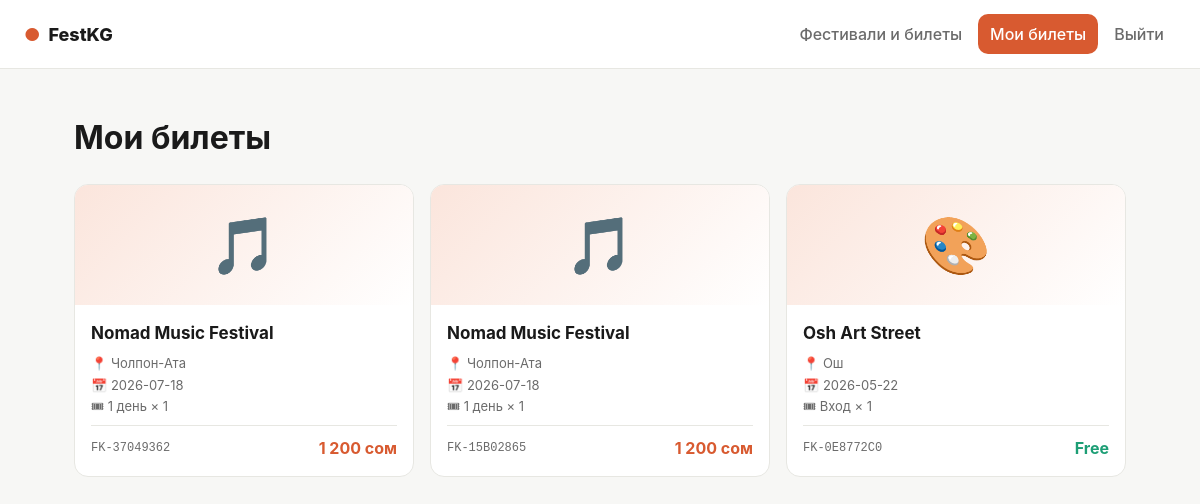
The page /my-tickets (signed in) on the database its author committed.
### tables this page shows
CREATE TABLE tickets (
    id INTEGER PRIMARY KEY AUTOINCREMENT,
    code TEXT UNIQUE NOT NULL,
    user_id INTEGER NOT NULL REFERENCES users(id) ON DELETE CASCADE,
    festival_id INTEGER NOT NULL REFERENCES festivals(id) ON DELETE CASCADE,
    tariff_id INTEGER NOT NULL REFERENCES tariffs(id) ON DELETE CASCADE,
    quantity INTEGER NOT NULL DEFAULT 1,
    total_price INTEGER NOT NULL DEFAULT 0,
    status TEXT NOT NULL DEFAULT 'paid',
    created_at TEXT NOT NULL DEFAULT CURRENT_TIMESTAMP
);

CREATE TABLE festivals (
    id INTEGER PRIMARY KEY AUTOINCREMENT,
    slug TEXT UNIQUE NOT NULL,
    name TEXT NOT NULL,
    city TEXT NOT NULL,
    start_date TEXT NOT NULL,
    end_date TEXT NOT NULL,
    duration_days INTEGER NOT NULL DEFAULT 1,
    duration_label TEXT,
    categories TEXT NOT NULL,
    description TEXT,
    cover_emoji TEXT NOT NULL DEFAULT '🎪'
);

CREATE TABLE tariffs (
    id INTEGER PRIMARY KEY AUTOINCREMENT,
    festival_id INTEGER NOT NULL REFERENCES festivals(id) ON DELETE CASCADE,
    name TEXT NOT NULL,
    price INTEGER NOT NULL DEFAULT 0,
    description TEXT,
    seats_left INTEGER NOT NULL DEFAULT 100
);

### app.py (the view)
@app.route("/my-tickets")
@login_required
def my_tickets():
    db = get_db()
    rows = db.execute("""
        SELECT tk.*, f.name fname, f.city fcity, f.start_date fstart,
               f.cover_emoji emoji, t.name tname, t.price tprice
        FROM tickets tk
        JOIN festivals f ON f.id=tk.festival_id
        JOIN tariffs t ON t.id=tk.tariff_id
        WHERE tk.user_id=?
        ORDER BY tk.created_at DESC
    """, (session["user_id"],)).fetchall()
    return render_template("my_tickets.html", tickets=rows)

### app.py (called while the page is built)
def get_db():
    if "db" not in g:
        g.db = sqlite3.connect(DB_PATH)
        g.db.row_factory = sqlite3.Row
        g.db.execute("PRAGMA foreign_keys = ON")
    return g.db

def current_user():
    uid = session.get("user_id")
    if not uid:
        return None
    return get_db().execute("SELECT * FROM users WHERE id=?", (uid,)).fetchone()

def login_required(f):
    @wraps(f)
    def w(*a, **kw):
        if not session.get("user_id"):
            flash("Войдите, чтобы продолжить", "warn")
            return redirect(url_for("login", next=request.path))
        return f(*a, **kw)
    return w

@app.context_processor
def inject_globals():
    def fmt_money(v):
        try:
            return f"{int(v):,}".replace(",", " ")
        except Exception:
            return str(v)
    return {"current_user": current_user(), "fmt_money": fmt_money}

### templates/my_tickets.html (shortened to what this page needs)
{% extends "base.html" %}
{% block content %}
<div class="container">
  <h1>Мои билеты</h1>
  <div class="grid">
    {% for tk in tickets %}
      <a class="card" href="{{ url_for('ticket_view', ticket_id=tk.id) }}" style="color:inherit;text-decoration:none;">
        <div class="card-cover">{{ tk.emoji }}</div>
        <div class="card-body">
          <h3>{{ tk.fname }}</h3>
          <div class="meta">
            <span>📍 {{ tk.fcity }}</span>
            <span>📅 {{ tk.fstart }}</span>
            <span>🎟 {{ tk.tname }} × {{ tk.quantity }}</span>
          </div>
          <div class="price-row">
            <span style="font-family:monospace;font-size:12px;color:var(--text-soft);">{{ tk.code }}</span>
            <span class="price {% if tk.total_price == 0 %}free{% endif %}">
              {% if tk.total_price > 0 %}{{ fmt_money(tk.total_price) }} сом{% else %}Free{% endif %}
            </span>
          </div>
        </div>
      </a>
    {% endfor %}
  </div>
</div>
{% endblock %}

### static/styles.css (style rules this page uses)
:root { --bg: #f7f7f5; --surface: #ffffff; --border: #e7e7e2; --text: #1a1a1a; --text-soft: #6b6b6b; --coral: #D85A30; --coral-soft: #fbe5dc; --green: #1D9E75; --green-soft: #d8efe4; --warn: #c98a00; --error: #c0392b; --shadow: 0 1px 2px rgba(0,0,0,.04), 0 4px 16px rgba(0,0,0,.04); --radius: 14px; }
* { box-sizing: border-box; }
html, body { margin: 0; padding: 0; }
body { font-family: -apple-system, BlinkMacSystemFont, "Segoe UI", Roboto, Inter, sans-serif; background: var(--bg); color: var(--text); line-height: 1.5; }
a { color: var(--coral); text-decoration: none; }
.container { max-width: 1100px; margin: 0 auto; padding: 24px; }
.grid { display: grid; gap: 16px; grid-template-columns: repeat(auto-fill, minmax(280px, 1fr)); }
.card { background: var(--surface); border: 1px solid var(--border); border-radius: var(--radius); overflow: hidden; display: flex; flex-direction: column; transition: transform .15s, box-shadow .15s; }
.card-cover { height: 120px; display: grid; place-items: center; background: linear-gradient(135deg, var(--coral-soft), var(--surface)); font-size: 56px; }
.card-body { padding: 16px; display: flex; flex-direction: column; gap: 8px; flex: 1; }
.card h3 { margin: 0; font-size: 17px; }
.card .meta { color: var(--text-soft); font-size: 13px; display: flex; flex-direction: column; gap: 2px; }
.card .price-row { margin-top: auto; padding-top: 10px; display: flex; align-items: center; justify-content: space-between; border-top: 1px solid var(--border); }
.price { font-weight: 700; font-size: 16px; color: var(--coral); }
.price.free { color: var(--green); }

### rows shown on the page
tickets: emoji "🎵", fname "Nomad Music Festival", fcity "Чолпон-Ата", fstart "2026-07-18", tname "1 день", quantity "1", code "FK-37049362", total_price "1 200"
tickets: emoji "🎵", fname "Nomad Music Festival", fcity "Чолпон-Ата", fstart "2026-07-18", tname "1 день", quantity "1", code "FK-15B02865", total_price "1 200"
tickets: emoji "🎨", fname "Osh Art Street", fcity "Ош", fstart "2026-05-22", tname "Вход", quantity "1", code "FK-0E8772C0", total_price "Free"
